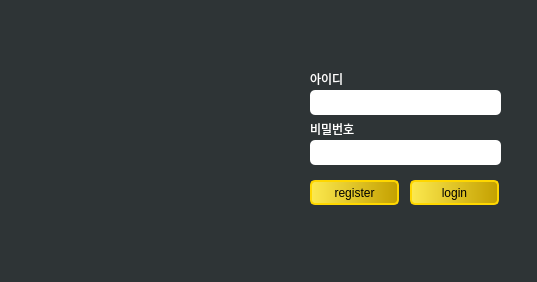
<?xml version="1.0" encoding="UTF-8"?>
<ui version="4.0">
 <class>login</class>
 <widget class="QMainWindow" name="login">
  <property name="geometry">
   <rect>
    <x>0</x>
    <y>0</y>
    <width>537</width>
    <height>282</height>
   </rect>
  </property>
  <property name="windowTitle">
   <string>login</string>
  </property>
  <property name="styleSheet">
   <string notr="true">background-color: rgb(46, 52, 54);
color: rgb(255, 255, 255);</string>
  </property>
  <widget class="QWidget" name="centralwidget">
   <widget class="QPushButton" name="login_Btn">
    <property name="geometry">
     <rect>
      <x>410</x>
      <y>180</y>
      <width>89</width>
      <height>25</height>
     </rect>
    </property>
    <property name="styleSheet">
     <string notr="true">color: rgb(0, 0, 0);
background-color: qlineargradient(spread:pad, x1:0, y1:0, x2:1, y2:0, stop:0 rgba(252, 233, 79), stop:1 rgba(196, 160, 0));
border: 2px solid rgb(255, 215, 0);
border-radius: 5px;
</string>
    </property>
    <property name="text">
     <string>login</string>
    </property>
   </widget>
   <widget class="QPushButton" name="register_Btn">
    <property name="geometry">
     <rect>
      <x>310</x>
      <y>180</y>
      <width>89</width>
      <height>25</height>
     </rect>
    </property>
    <property name="styleSheet">
     <string notr="true">color: rgb(0, 0, 0);
background-color: qlineargradient(spread:pad, x1:0, y1:0, x2:1, y2:0, stop:0 rgba(252, 233, 79), stop:1 rgba(196, 160, 0));
border: 2px solid rgb(255, 215, 0);
border-radius: 5px;
</string>
    </property>
    <property name="text">
     <string>register</string>
    </property>
   </widget>
   <widget class="QLineEdit" name="id_text">
    <property name="geometry">
     <rect>
      <x>310</x>
      <y>90</y>
      <width>191</width>
      <height>25</height>
     </rect>
    </property>
    <property name="styleSheet">
     <string notr="true">color: rgb(0, 0, 0);
background-color: white;
border-radius: 5px;
</string>
    </property>
   </widget>
   <widget class="QLineEdit" name="pw_text">
    <property name="geometry">
     <rect>
      <x>310</x>
      <y>140</y>
      <width>191</width>
      <height>25</height>
     </rect>
    </property>
    <property name="styleSheet">
     <string notr="true">color: rgb(0, 0, 0);
background-color: white;
border-radius: 5px;
</string>
    </property>
   </widget>
   <widget class="QLabel" name="vip">
    <property name="geometry">
     <rect>
      <x>-40</x>
      <y>0</y>
      <width>411</width>
      <height>251</height>
     </rect>
    </property>
    <property name="text">
     <string/>
    </property>
    <property name="pixmap">
     <pixmap>image/vip-removebg-preview.png</pixmap>
    </property>
    <property name="scaledContents">
     <bool>true</bool>
    </property>
   </widget>
   <widget class="QLabel" name="label">
    <property name="geometry">
     <rect>
      <x>310</x>
      <y>70</y>
      <width>67</width>
      <height>17</height>
     </rect>
    </property>
    <property name="text">
     <string>아이디</string>
    </property>
   </widget>
   <widget class="QLabel" name="label_2">
    <property name="geometry">
     <rect>
      <x>310</x>
      <y>120</y>
      <width>67</width>
      <height>17</height>
     </rect>
    </property>
    <property name="text">
     <string>비밀번호</string>
    </property>
   </widget>
   <zorder>vip</zorder>
   <zorder>login_Btn</zorder>
   <zorder>register_Btn</zorder>
   <zorder>id_text</zorder>
   <zorder>pw_text</zorder>
   <zorder>label</zorder>
   <zorder>label_2</zorder>
  </widget>
  <widget class="QMenuBar" name="menubar">
   <property name="geometry">
    <rect>
     <x>0</x>
     <y>0</y>
     <width>537</width>
     <height>22</height>
    </rect>
   </property>
  </widget>
  <widget class="QStatusBar" name="statusbar"/>
 </widget>
 <resources/>
 <connections/>
</ui>
